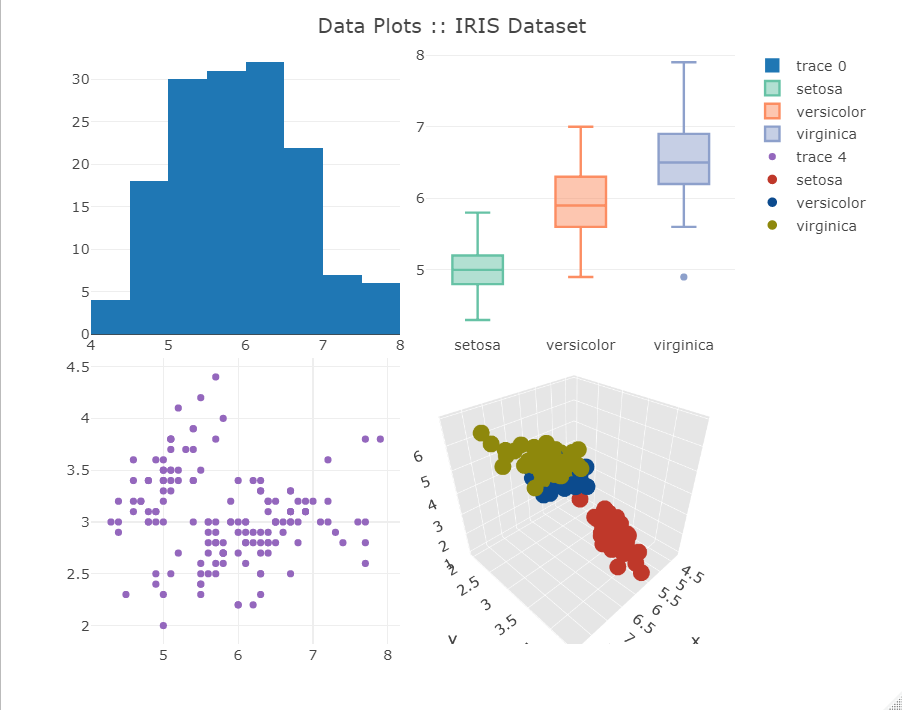

Source code (R):
#INSTALL "plotly" PACKAGE OF R IF NOT INSTALLED ALREADY USING --> install.packages("plotly")
library(plotly)

# custom grid style
axx <- list(
  gridcolor='rgb(255, 255, 255)',
  zerolinecolor='rgb(255, 255, 255)',
  showbackground=TRUE,
  backgroundcolor='rgb(230, 230,230)'
)

#INDIVIDUAL PLOTS 

#PLOT1 --> HISTOGRAM
hist <- plot_ly(iris, x=~Sepal.Length, type='histogram', scene='scene1') 
#TO SEE HISTOGRAM PLOT UNCOMMENT BELOW
#hist

#PLOT2 --> BOXPLOT
box_plot <- plot_ly(iris, y = ~Sepal.Length, type='box', color=~Species, scene='scene2')
#TO SEE BOX PLOT UNCOMMENT BELOW
#box_plot

#PLOT3 --> X-Y SCATTER PLOT
scatter_plot <- plot_ly(iris, x = ~Sepal.Length, y = ~Sepal.Width, type='scatter', mode='markers', scene='scene3')
#TO SEE SCATTER PLOT UNCOMMENT BELOW
#scatter_plot

#PLOT4 --> 3-D PLOT
plot_3d <- plot_ly(iris, x = ~Sepal.Length, y = ~Sepal.Width, z = ~Petal.Length, color = ~Species, colors = c('#BF382A', '#0C4B8E', '#8E880C'), scene='scene4')
plot_3d %>% layout(list(domain=list(x=c(0.5,1),y=c(0.5,1)),
                        xaxis=axx, yaxis=axx, zaxis=axx,
                        aspectmode='cube'))
#TO SEE 3-D PLOT UNCOMMENT BELOW
#plot_3d


#SUBPLOTTING TO CREATE A GRID OF 4-PLOTS ON A SINGLE WINDOW
fig1 <- subplot(hist, box_plot, scatter_plot, plot_3d, nrows=2)
fig1 <- fig1 %>% layout(title = "Data Plots :: IRIS Dataset",
                        scene1 = list(domain=list(x=c(0,0.5),y=c(0,0.5)),
                                      xaxis=axx, yaxis=axx,
                                      aspectmode='cube'),
                        scene2 = list(domain=list(x=c(0.5,1),y=c(0,0.5)),
                                      xaxis=axx, yaxis=axx,
                                      aspectmode='cube'),
                        scene3 = list(domain=list(x=c(0,0.5),y=c(0.5,1)),
                                      xaxis=axx, yaxis=axx,
                                      aspectmode='cube'),
                        scene4 = list(domain=list(x=c(0.5,1),y=c(0,0.5)),
                                      xaxis=axx, yaxis=axx, zaxis=axx,
                                      aspectmode='cube'))

#SHOW PLOT ON THE SCREEN
fig1
